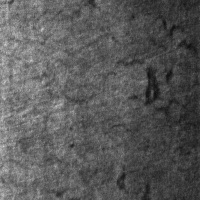
#> input picture NEU-DET/NEU-DET/IMAGES/crazing_111.jpg, 200 x 200 px; its folder holds only this picture in this run
$ python -i analysis.py   (imports and definitions only)   (older library calls are emulated)
#> lines starting #> are read from the running program, lines starting #| are printed output that depends on the picture
### backend/app/features.py
"""OpenCV 5 feature extraction for rolled-steel surface defect classification.

Every feature here is computed with OpenCV, which is what the competition
requires ("substantive OpenCV 5 for image/video analysis"):

  * 16 Gabor filter responses  -> cv2.filter2D + cv2.getGaborKernel
  * gradient magnitude + orientation histogram -> cv2.Sobel
  * multi-scale local anomaly energy -> cv2.blur + cv2.absdiff
  * surface roughness -> cv2.Laplacian
  * coarse intensity profile -> cv2.resize

The classifier head is a small NumPy logistic regression (see classifier.py).
This OpenCV 5 build ships no cv2.ml / objdetect / bgsegm module, and adding
torch or sklearn would add a dependency the pipeline does not need.

The feature vector is fixed-length and deterministic so a trained model stays
valid: descriptor length is asserted in classifier.py at load time.
"""
import cv2
import numpy as np

# 8 Gabor filters, not 16. eval/feature_variants.py measured this on the
# leakage-free split: halving the bank (scales 3,5,9,15 -> 3,9, keeping all four
# orientations) is 2.20x faster end-to-end at IDENTICAL held-out accuracy
# (95.37% either way). Dropping Gabor entirely costs 5.18 accuracy points, so
# orientation-selective texture is doing real work - it just does not need 16
# convolutions to do it.
GABOR_SCALES = (3, 9)
GABOR_ORIENTS = (0, 45, 90, 135)
GABOR_SIGMA = 2.0
GABOR_GAMMA = 0.5
ANOM_BOXES = (9, 21, 41)
ANOM_LEVEL = 12.0
IMAGE_SIZE = 128

CLASS_NAMES = (
    "crazing", "inclusion", "patches",
    "pitted_surface", "rolled-in_scale", "scratches",
)


def _gabor_bank():
    # Kernel size is computed EXPLICITLY as 6*sigma+1 rather than passing (0,0).
    # OpenCV 5 auto-sizes (0,0) to exactly this, but the 4.14 control build does
    # not: there (0,0) was taken literally and getGaborKernel tried to allocate
    # ~1.8e19 bytes and died. Verified bit-identical to the auto-sized kernel on
    # 5.0.0, so the trained model stays valid.
    kernels = []
    for s in GABOR_SCALES:
        ksize = (1, 6 * s + 1)
        for o in GABOR_ORIENTS:
            kernels.append(
                cv2.getGaborKernel(
                    ksize, s, np.deg2rad(o), GABOR_SIGMA, 0, GABOR_GAMMA,
                    ktype=cv2.CV_64F,
                )
            )
#> further down, picture is the input picture: shape (200, 200, 3); min 12, max 215, mean 89.3
    return kernels


def gabor_ksize(sigma):
    return (1, 6 * int(sigma) + 1)


GABOR_BANK = _gabor_bank()
DESCRIPTOR_LEN = len(GABOR_BANK) * 2 + 3 + 8 + len(ANOM_BOXES) * 3 + 16 + 1


# [78 lines left out: functions to_gray, quality_metrics, describe, not called in this run]


def describe_image(image):
    return np.asarray(describe(to_gray(image)), dtype=np.float64)


# [9 lines left out: function anomaly_map, not called in this run]

### backend/app/analysis.py
"""Capture-quality analysis and defect classification for rolled-steel surfaces.

This is the "perception" stage. It answers three separate questions, each with
its own evidence, so the agent never has to infer one from another:

  1. Is this capture usable at all?      -> quality_metrics()
  2. What defect is it, and how sure?    -> DefectClassifier
  3. Where is it?                        -> localisation on the anomaly map

Keeping these separate matters. A classifier is confidently wrong on a
defocused or glare-blown capture, so the agent must see capture quality BEFORE
it is allowed to trust a class prediction. Collapsing quality into the score is
exactly the bug documented as C-07 in docs/CHALLENGES.md.

Measured on public data (NEU-CLS 1800 images, stratified 70/30):
  6-class  94.81% held-out accuracy, macro F1 0.948
  7-class  92.43% held-out accuracy, macro F1 0.937 (adds no_defect)
See docs/EVALUATION.md.
"""
import cv2
import numpy as np

from .classifier import DefectClassifier
from .features import CLASS_NAMES, describe, quality_metrics
from .localize import ProposalConfig, ProposalScorer, localize_ex

# Classes that justify stopping the line rather than queueing for review.
SEVERE_CLASSES = ("inclusion", "rolled-in_scale", "pitted_surface")

# Quality gate thresholds. Set from the NEU capture distribution, and recorded
# here rather than buried in the agent so they can be argued with.
# Quality gate thresholds, derived from ALL 1800 real NEU captures
# (eval/quality_gate_calibration.py, eval/quality_gate_recalibrate.py).
#
# Two of these are well separated and load-bearing:
#   sharpness  clean p05 = 1025 vs blurred p50 = 1.9   -> enormous margin
#   noise      clean p99 = 10.29 vs noisy p05 = 11.31 -> clean separation
#
# Two are NOT separable and are set permissively so they never refuse a good
# capture:
#   glare      real p99 = 0.561, max = 0.754; our synthetic glare only reaches
#              0.388, so any limit low enough to catch it also rejects ~14% of
#              legitimate captures. Rough, scaled steel has large genuinely
#              saturated regions; a 1xN "largest bright region" feature does not
#              separate them either (clean p99 = 0.324 vs glare p05 = 0.282).
#              Glare detection is therefore NOT claimed - see
#              docs/EVALUATION.md.
#   blown      same reasoning.
SHARPNESS_MIN = 12.0        # Laplacian variance; real captures sit at 1025+
NOISE_MAX = 10.8            # separates cleanly, and prevents a real safety bug
GLARE_MAX = 0.80            # above the real maximum (0.754): effectively off
BLOWN_MAX = 0.70            # above the real p99 (0.409): effectively off
CRUSHED_MAX = 0.05          # never fires on real data

_MODEL = None

# Localisation operating point. Selected on the TUNE validation slice by
# eval/train_scorer.py (which sweeps score_thresh x top_k x nms_iou together) and
# reported once on the disjoint REPORT split. Hard-coded here so the request path
# cannot silently drift from the configuration the report describes.
LOCALIZE_CONFIG = ProposalConfig(variant_factors=(0.85, 2.1), top_k=2,
                                 nms_iou=0.3, score_thresh=0.3)
_SCORER = None


# [95 lines left out: functions get_model, get_scorer, localize, analyze, not called in this run]


def _native_gray(image):
    """Grayscale at native resolution (quality must not depend on resizing)."""
    return image if image.ndim == 2 else cv2.cvtColor(image, cv2.COLOR_BGR2GRAY)


def enhance_for_reanalysis(image):
    """Second-opinion capture: local contrast stretch, so a re-analysis sees more.

    Used by the agent when the first classification is low-confidence. It is a
    genuine new perception of the same scene, not a re-run of the same numbers.
    """
    gray = _native_gray(image)
    clahe = cv2.createCLAHE(clipLimit=2.5, tileGridSize=(8, 8)).apply(gray)
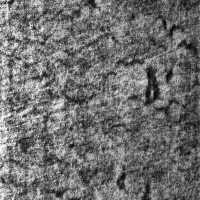
#> clahe: shape (200, 200); min 6, max 254, mean 110.8
    return cv2.cvtColor(clahe, cv2.COLOR_GRAY2BGR)
#> returned value: shape (200, 200, 3)

>>> import cv2
>>> picture = cv2.imread('../../NEU-DET/NEU-DET/IMAGES/crazing_111.jpg')
>>> result = enhance_for_reanalysis(picture)

$ run again, on NEU-DET/NEU-DET/IMAGES/crazing_113.jpg
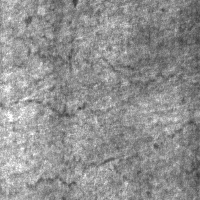
#> input picture NEU-DET/NEU-DET/IMAGES/crazing_113.jpg, 200 x 200 px
#> picture is the input picture: shape (200, 200, 3); min 52, max 255, mean 144.5
#> in enhance_for_reanalysis, `clahe = cv2.createCLAHE(clipLimit=2.5, tileGridSize=(8, 8)).apply(gray)`:
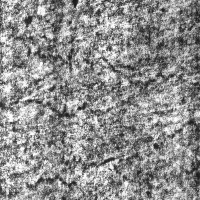
#> clahe: shape (200, 200); min 22, max 255, mean 142

$ run again, on NEU-DET/NEU-DET/IMAGES/crazing_118.jpg
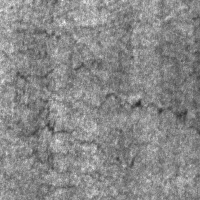
#> input picture NEU-DET/NEU-DET/IMAGES/crazing_118.jpg, 200 x 200 px
#> picture is the input picture: shape (200, 200, 3); min 39, max 249, mean 136.6
#> in enhance_for_reanalysis, `clahe = cv2.createCLAHE(clipLimit=2.5, tileGridSize=(8, 8)).apply(gray)`:
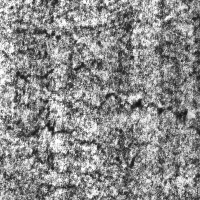
#> clahe: shape (200, 200); min 17, max 255, mean 138.9

$ run again, on NEU-DET/NEU-DET/IMAGES/crazing_122.jpg
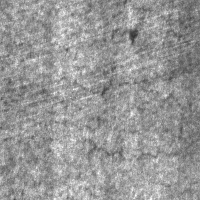
#> input picture NEU-DET/NEU-DET/IMAGES/crazing_122.jpg, 200 x 200 px
#> picture is the input picture: shape (200, 200, 3); min 51, max 254, mean 151
#> in enhance_for_reanalysis, `clahe = cv2.createCLAHE(clipLimit=2.5, tileGridSize=(8, 8)).apply(gray)`:
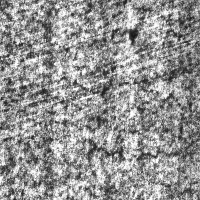
#> clahe: shape (200, 200); min 22, max 255, mean 147
